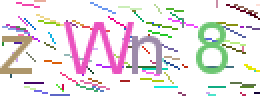
#> input picture src/testdata/zWn8.png, 130 x 48 px (shown 2 times larger)
$ python -i ocr.py   (imports and definitions only)
#> lines starting #> are read from the running program, lines starting #| are printed output that depends on the picture; after the words box and inside, x2 and y2 are one past the last pixel; in counts of white or black regions, pixels touching at a corner belong together
#> further down, picture is the input picture: shape (48, 130, 3); mean B, G, R 228.4, 226.3, 232.7
import cv2
import numpy as np
import pytesseract
from PIL import Image

base_alphabeta_table = r'0123456789abcdefghijklmnopqrstuvwxyzABCDEFGHIJKLMNOPQRSTUVWXYZ'


# Remove: '1', 'h', 'i', 'l', 'o', 's', 'z', 'O', 'S', ...
# base_alphabeta_table = r'023456789abcdefgjkmnpqrtuvwxyABCDEFGHIJKLMNPQRTUVWXYZ'


def preprocess_image(image: cv2.typing.MatLike, debug=False):
#> called with debug = False
    gray_image = cv2.cvtColor(image, cv2.COLOR_BGR2GRAY)
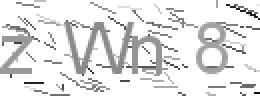
#> gray_image: shape (48, 130) (shown 2 times larger); min 15, max 255, mean 228.4
    if debug:
        cv2.imshow("Step 1: Gray Image", gray_image)
        cv2.waitKey(0)

    adaptive_binary_img = cv2.adaptiveThreshold(
        gray_image,
        255,
        cv2.ADAPTIVE_THRESH_MEAN_C,
        cv2.THRESH_BINARY_INV,
        15, 2
    )
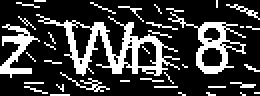
#> adaptive_binary_img: shape (48, 130) (shown 2 times larger); 23.6% white; 38 white regions (32 under 20 px), largest, box (x1, y1, x2, y2) and area: (18, 7, 90, 38) 619, (84, 6, 123, 37) 297, (0, 12, 20, 39) 194, (30, 36, 55, 46) 48, (113, 2, 130, 10) 32, (115, 41, 128, 44) 20
    if debug:
        cv2.imshow("Step 2: Adaptive Binary Image", adaptive_binary_img)
        cv2.waitKey(0)

    denoised_image = cv2.medianBlur(adaptive_binary_img, 3)
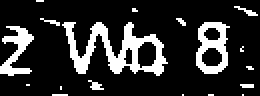
#> denoised_image: shape (48, 130) (shown 2 times larger); 17.9% white; 18 white regions (13 under 20 px), largest, box (x1, y1, x2, y2) and area: (31, 11, 84, 38) 569, (98, 11, 115, 37) 243, (0, 13, 17, 38) 190, (117, 3, 129, 8) 21, (44, 40, 52, 45) 21
    if debug:
        cv2.imshow("Step 3: Denoised Image", denoised_image)
        cv2.waitKey(0)

    kernel = np.ones((2, 2), np.uint8)
    eroded_image = cv2.erode(denoised_image, kernel, iterations=1)
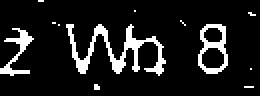
#> eroded_image: shape (48, 130) (shown 2 times larger); 11.2% white in thin lines or dots
    if debug:
        cv2.imshow("Step 4: Eroded Image", eroded_image)
        cv2.waitKey(0)

    dilated_image = cv2.dilate(eroded_image, kernel, iterations=1)
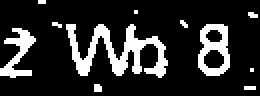
#> dilated_image: shape (48, 130) (shown 2 times larger); 17.1% white; 11 white regions (8 under 20 px), largest, box (x1, y1, x2, y2) and area: (33, 12, 84, 39) 559, (99, 12, 115, 38) 240, (0, 14, 18, 39) 190
    if debug:
        cv2.imshow("Step 5: Dilated Image", dilated_image)
        cv2.waitKey(0)

    return dilated_image


def post_process_recognition(text):
    text = text.strip()
    # ...

    return text


def recognize_captcha(image: cv2.typing.MatLike, debug=False):
    processed_image = preprocess_image(image, debug)

    pil_image = Image.fromarray(processed_image)

    custom_config = r'--psm 6 --oem 3 -c tessedit_char_whitelist={}'.format(base_alphabeta_table)

    text = pytesseract.image_to_string(pil_image, config=custom_config)
    captcha_text = ''.join(char for char in text if char.isalnum())[:4]

    # If necessary
    captcha_text = post_process_recognition(captcha_text)

    return captcha_text

>>> import cv2
>>> picture = cv2.imread('testdata/zWn8.png')
>>> result = preprocess_image(picture)
